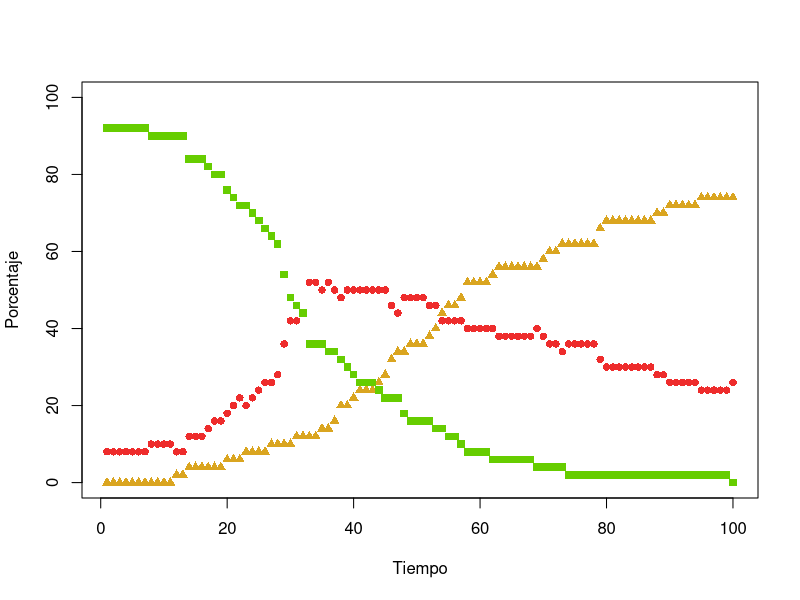
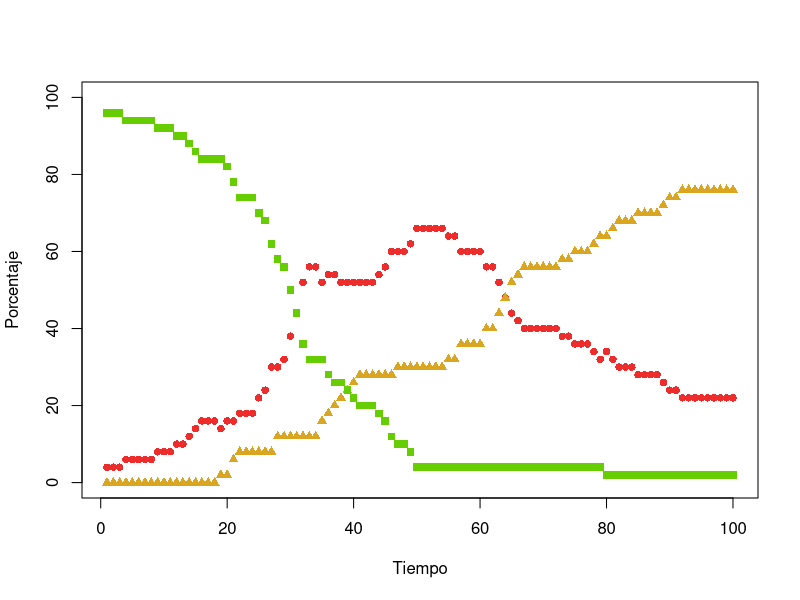
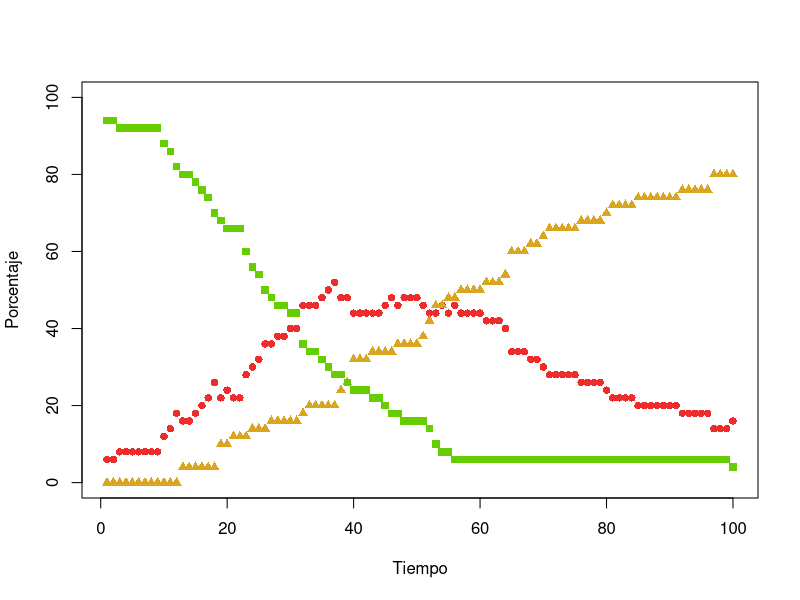
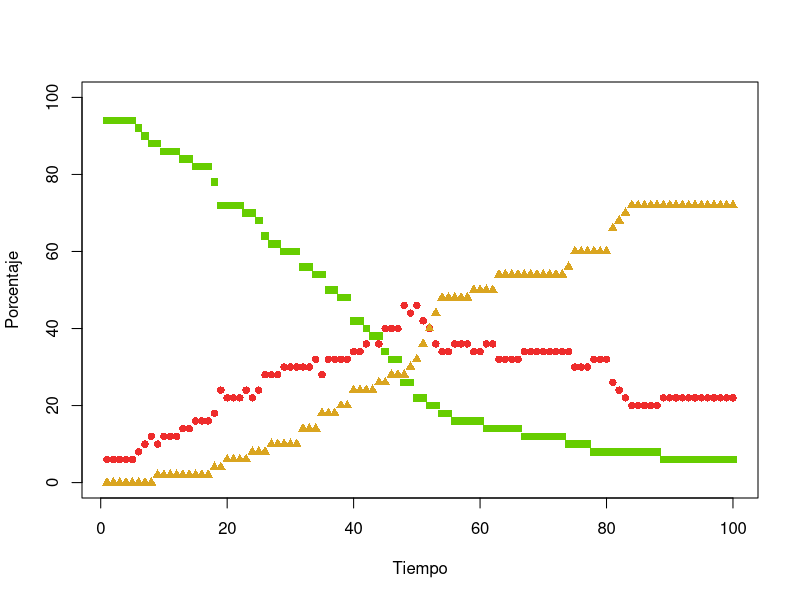
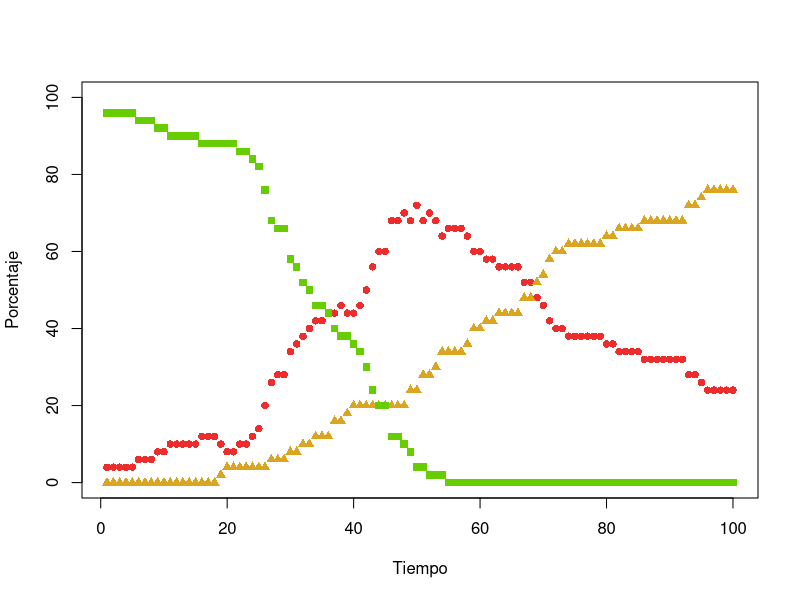
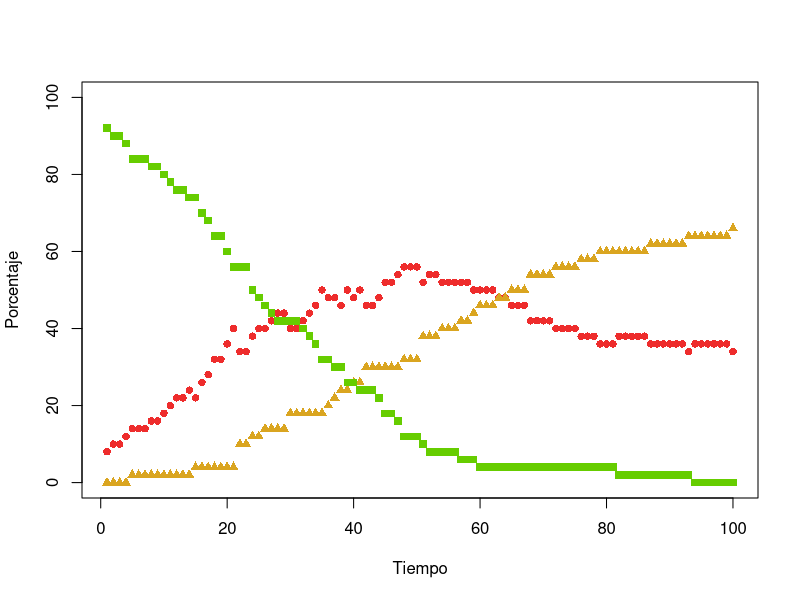
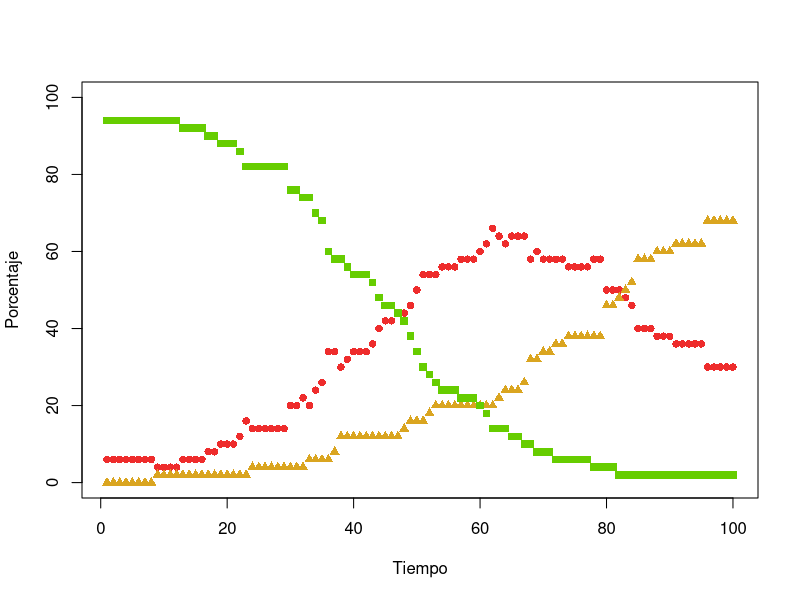
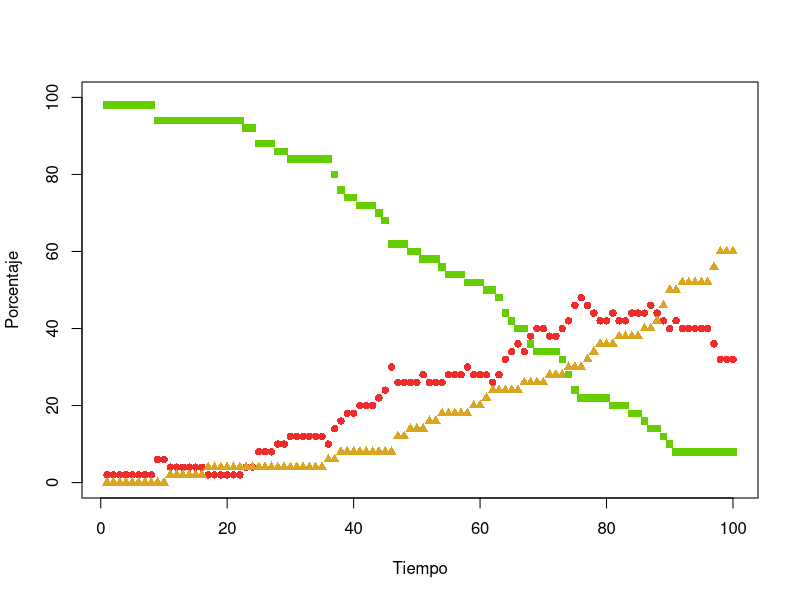

Reproduce these figures in R, in order. (Note: a time limit stopped this script after it produced the figures.)
l <- 1.5

n <- 50

pi <- 0.05

pr <- 0.02

v <- l / 30

impr = FALSE

r <- 0.1

tmax <- 100

replicas = 30

exper = data.frame(rep = numeric(), time=numeric(),pi=numeric(), mi=numeric()  )



digitos <- floor(log(tmax, 10)) + 1



for(rep in 1:replicas){
  
  
  
  inic = proc.time()
  
  agentes <- data.frame(x = double(), y = double(), dx = double(), dy = double(), estado  = character())
  
  for (i in 1:n) {
    
    e <- "S"
    
    if (runif(1) < pi) {
      
      e <- "I"
      
    }
    
    agentes <- rbind(agentes, data.frame(x = runif(1, 0, l), y = runif(1, 0, l),
                                         
                                         dx = runif(1, -v, v), dy = runif(1, -v, v),
                                         
                                         estado = e))
    
    levels(agentes$estado) <- c("S", "I", "R")
    
  }
  
  epidemia <- integer()
  
  inmunes <- integer()
  
  saludables <- integer()
  
  
  
  for (tiempo in 1:tmax) {
    
    infectados <- dim(agentes[agentes$estado == "I",])[1]
    
    epidemia <- c(epidemia, infectados)
    
    recuperados <- nrow(agentes[agentes$estado == "R",])
    
    inmunes <- c(inmunes, recuperados)
    
    sanos <- nrow(agentes[agentes$estado == "S",])
    
    saludables <- c(saludables, sanos)
    
    
    
    if (infectados == 0) {
      
      break
      
    }
    
    contagios <- rep(FALSE, n)
    
    for (i in 1:n) { # posibles contagios
      
      a1 <- agentes[i, ]
      
      if (a1$estado == "I") { # desde los infectados
        
        for (j in 1:n) {
          
          if (!contagios[j]) { # aun sin contagio
            
            a2 <- agentes[j, ]
            
            if (a2$estado == "S") { # hacia los susceptibles
              
              dx <- a1$x - a2$x
              
              dy <- a1$y - a2$y
              
              d <- sqrt(dx^2 + dy^2)
              
              if (d < r) { # umbral
                
                p <- (r - d) / r
                
                if (runif(1) < p) {
                  
                  contagios[j] <- TRUE
                  
                }
                
              }
              
            }
            
          }
          
        }
        
      }
      
    }
    
    for (i in 1:n) { # movimientos y actualizaciones
      
      a <- agentes[i, ]
      
      if (contagios[i]) {
        
        a$estado <- "I"
        
      } else if (a$estado == "I") { # ya estaba infectado
        
        if (runif(1) < pr) {
          
          a$estado <- "R" # recupera
          
        }
        
      }
      
      a$x <- a$x + a$dx
      
      a$y <- a$y + a$dy
      
      if (a$x > l) {
        
        a$x <- a$x - l
        
      }
      
      if (a$y > l) {
        
        a$y <- a$y - l
        
      }
      
      if (a$x < 0) {
        
        a$x <- a$x + l
        
      }
      
      if (a$y < 0) {
        
        a$y <- a$y + l
        
      }
      
      agentes[i, ] <- a
      
    }
    
    aS <- agentes[agentes$estado == "S",]
    
    aI <- agentes[agentes$estado == "I",]
    
    aR <- agentes[agentes$estado == "R",]
    
    tl <- paste(tiempo, "", sep="")
    
    if(impr){
      
      while (nchar(tl) < digitos) {
        
        tl <- paste("0", tl, sep="")
        
      }
      
      salida <- paste("p6_t", tl, ".png", sep="")
      
      tiempo <- paste("Paso", tiempo)
      
      png(salida)
      
      plot(l, type="n", main=tiempo, xlim=c(0, l), ylim=c(0, l), xlab="x", ylab="y")
      
      if (dim(aS)[1] > 0) {
        
        points(aS$x, aS$y, pch=15, col="chartreuse3", bg="chartreuse3")
        
      }
      
      if (dim(aI)[1] > 0) {
        
        points(aI$x, aI$y, pch=16, col="firebrick2", bg="firebrick2")
        
      }
      
      if (dim(aR)[1] > 0) {
        
        points(aR$x, aR$y, pch=17, col="goldenrod", bg="goldenrod")
        
      }
      
      graphics.off()
      
    }
    
  }
  
  exper = rbind(exper, c(rep,(proc.time()- inic)[3], pi, max(epidemia)*100/n))
  
  colnames(exper)=c("rep","time")
  
  png(paste("images/p6eo", rep, ".png",sep=""), width=1800, height=900)
  
  plot(1:length(epidemia), 100 * epidemia / n, pch=16 , col="firebrick2", ylim=c(0,100), xlab="Tiempo", ylab="Porcentaje")
  
  points(1:length(inmunes), 100 *inmunes / n, pch=17, col="goldenrod")
  
  points(1:length(saludables), 100 *saludables / n, pch=15, col="chartreuse3")
  
  
  
  graphics.off()
  
}

colnames(exper) = c("rep", "time", "pi", "mi")

write.csv(exper, "datoseo.csv")

print(exper)
